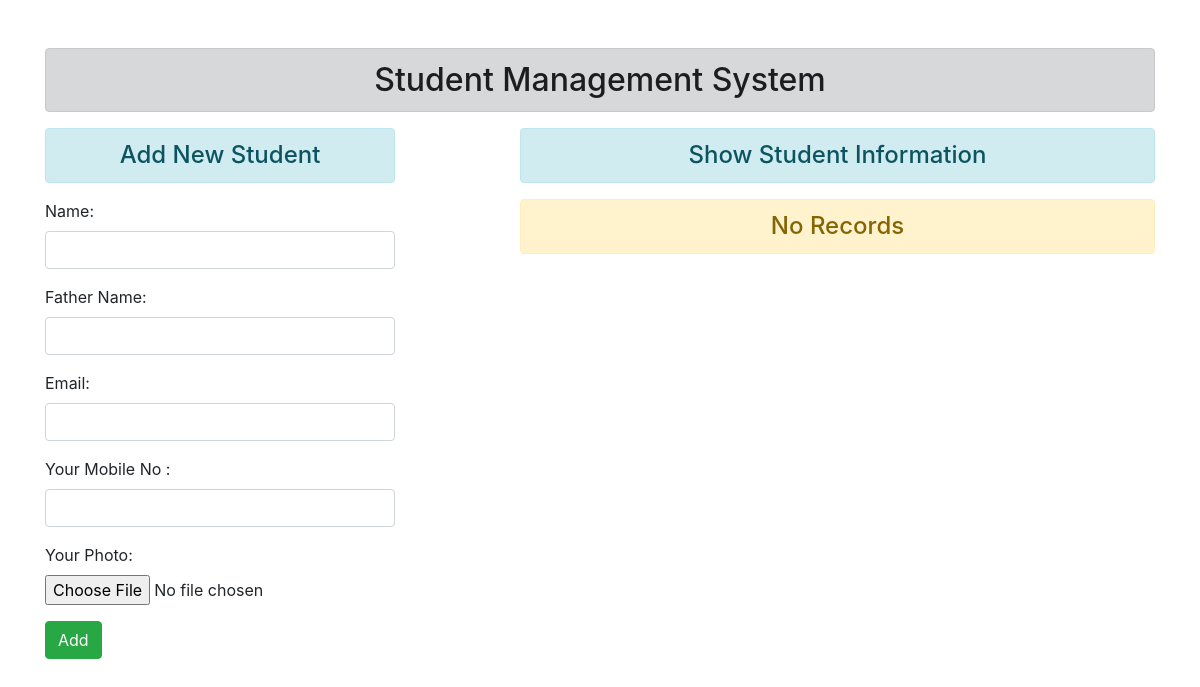
The app's page /, older data.
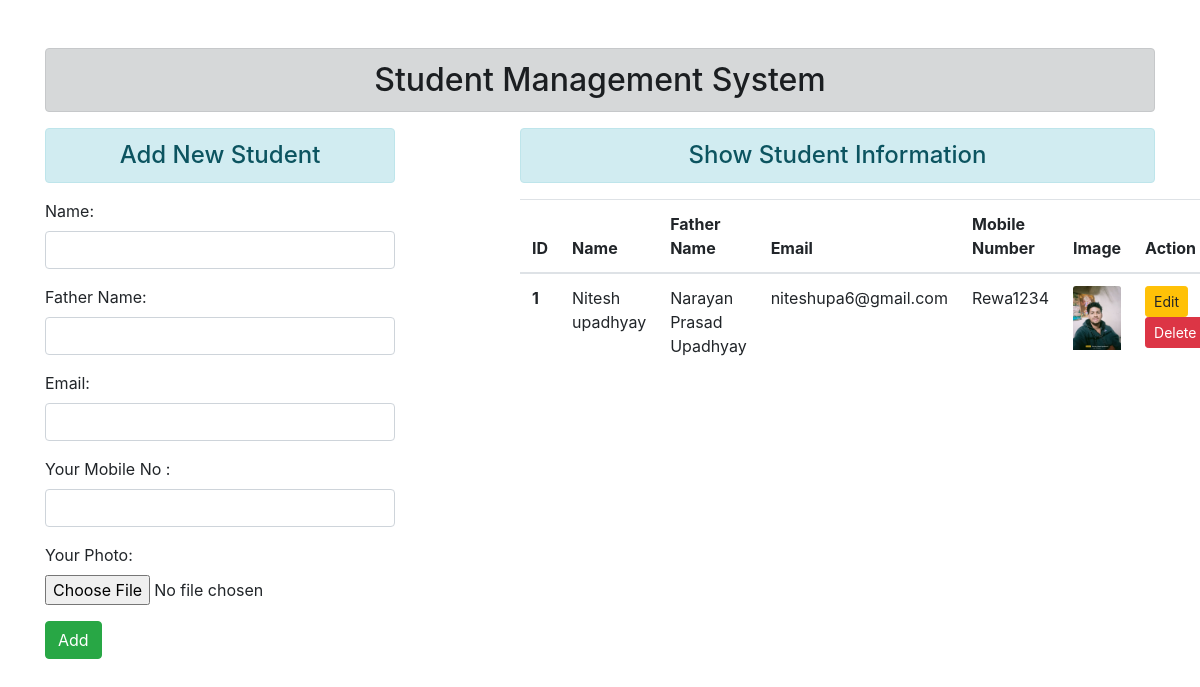
The same page, newer data.
### enroll/models.py (models this page shows)
class User(models.Model):
 name = models.CharField(max_length=70)
 Fathername=models.CharField(max_length=50)
 email = models.EmailField(max_length=100)
 password = models.CharField(max_length=100)
 image =models.ImageField()

### enroll/views.py (the view)
# urls.py: path('', views.add_show, name="addandshow"),
def add_show(request):
 if request.method == 'POST':
  fm = StudentRegistration(request.POST,request.FILES)
  if fm.is_valid():
   nm = fm.cleaned_data['name']
   hm = fm.cleaned_data['Fathername']
   em = fm.cleaned_data['email']
   pw = fm.cleaned_data['password']
   im = fm.cleaned_data['image']
   reg = User(name=nm,Fathername=hm, email=em, password=pw,image=im)
   reg.save()
   fm = StudentRegistration()
 else:
  fm = StudentRegistration()
 stud = User.objects.all()
 return render(request, 'enroll/addandshow.html', {'form':fm, 'stu':stud})

### enroll/forms.py
class StudentRegistration(forms.ModelForm):
 class Meta:
  model = User
  fields = ['name','Fathername', 'email', 'password','image']
  widgets = {
   'name': forms.TextInput(attrs={'class':'form-control'}),
   'Fathername': forms.TextInput(attrs={'class':'form-control'}),
   'email': forms.EmailInput(attrs={'class':'form-control'}),
   'password': forms.PasswordInput(render_value=True, attrs={'class':'form-control'}),
   'image': forms.FileInput(),
  }
  labels = {
            'image': "Your Photo",
            'password':'Your Mobile No ',
            'Fathername':"Father Name"
        }

### enroll/templates/enroll/addandshow.html (shortened to what this page needs)
{% extends 'enroll/base.html' %}
{% block content %}
<div class="row">
 <div class="col-sm-4">
  <h4 class="text-center alert alert-info">Add New Student</h4>
  <form action="" method="POST" enctype="multipart/form-data">
   {{form.as_p}}
   <input type="submit" class="btn btn-success" value="Add">
  </form>
 </div>
 <div class="col-sm-7 offset-1">
  <h4 class="text-center alert alert-info">Show Student Information</h4>
  {% if stu %}
   <table class="table table-hover">
     <thead>
       <tr>
         <th scope="col">ID</th>
         <th scope="col">Name</th>
         <th scope="col">Father Name</th>
         <th scope="col">Email</th>
         <th scope="col">Mobile Number</th>
         <th scope="col">Image</th>
         <th scope="col">Action</th>
       </tr>
     </thead>
     <tbody>
      {% for st in stu %}
       <tr>
         <th scope="row">{{st.id}}</th>
         <td>{{st.name}}</td>
         <td>{{st.Fathername}}</td>
         <td>{{st.email}}</td>
         <td>{{st.password}}</td>
        <td><img src="{{ st.image.url }}" class="card-img-top img-fluid" alt="" width="42" height="42" ></td>
         <td>
         <a href="{% url 'updatedata' st.id %}" class="btn btn-warning btn-sm">Edit</a><br>
         <form action="{% url 'deletedata' st.id %}" method="post" class="d-inline"> {% csrf_token %}
          <input type="submit" class="btn btn-danger btn-sm" value="Delete">
         </form>
         </td>
       </tr>
      {% endfor %}
     </tbody>
   </table>
  {% else %}
   <h4 class="text-center alert alert-warning">No Records</h4>
  {% endif %}
 </div>
</div>
{% endblock content %}

### enroll/templates/enroll/base.html (shortened to what this page needs)
<!DOCTYPE html>
{% load static %}
<html lang="en">
<head>
 <link rel="stylesheet" href="{% static 'enroll/css/bootstrap.css' %}">
</head>
<body>
 <div class="container mt-5">
  <h2 class="text-center alert alert-dark">Student Management System</h2>
  {% block content %} {% endblock content %}
 </div>
</body>
</html>

Row changes from the older to the newer data that the page shows:
added User: id "1", name "Nitesh upadhyay", Fathername "Narayan Prasad Upadhyay", email "niteshupa6@gmail.com", password "Rewa1234", image (picture)
Text that changed along with them:
text no longer shown: "No Records"
text now shown: "ID Name Father Name Email Mobile Number Image Action"
